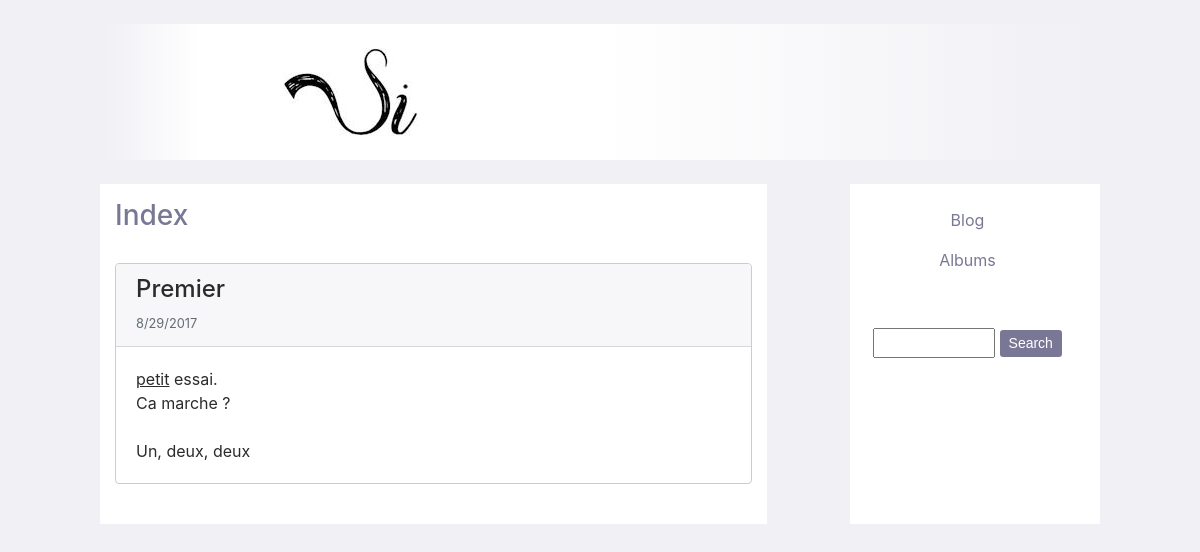
Before: / with the older database file.
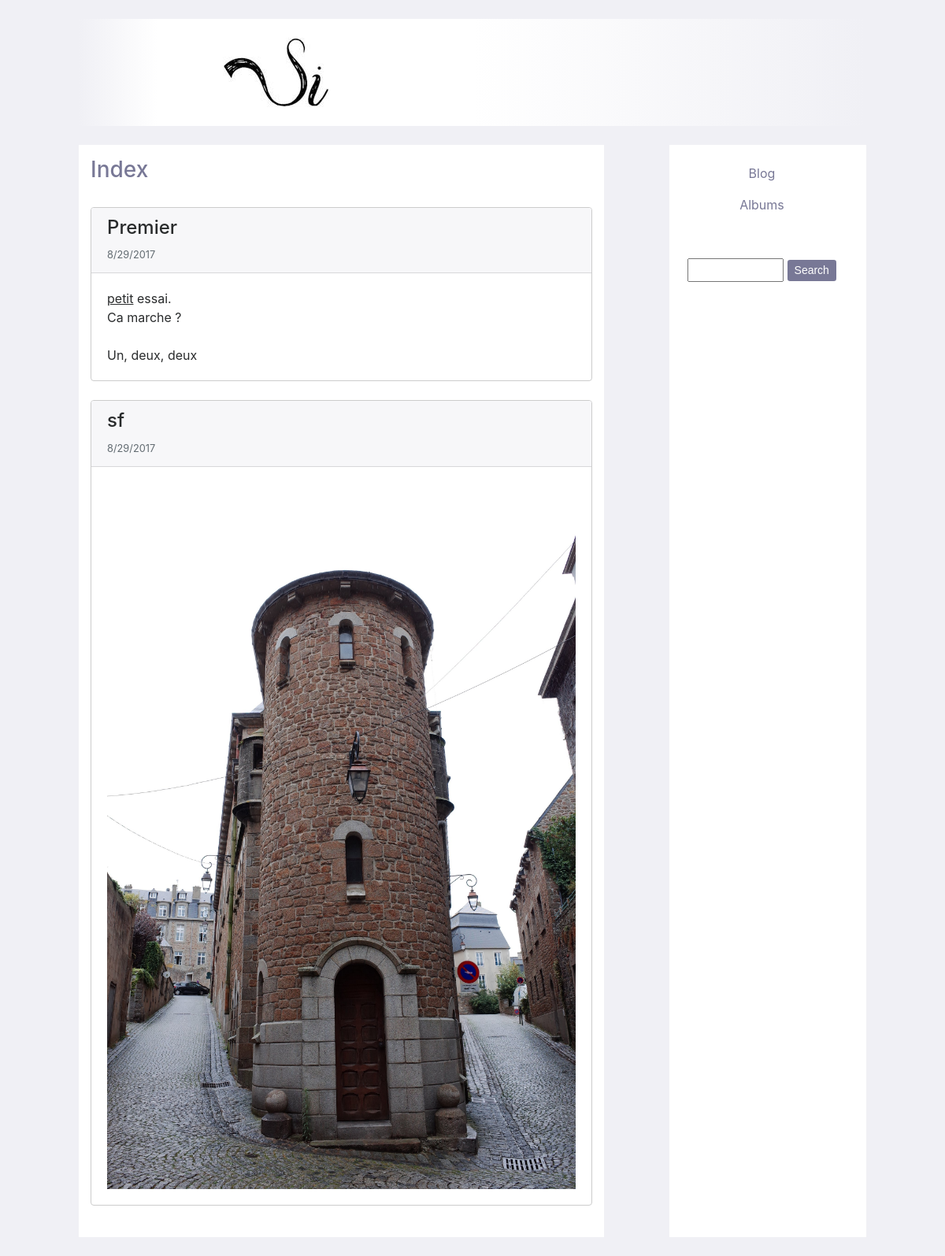
After: the same page with the newer database file.
### app/models.py (models this page shows)
class Post(db.Model):
    id=db.Column(db.Integer,primary_key=True)
    time=db.Column(db.DateTime)
    title=db.Column(db.String(48))
    body=db.Column(db.String(1024))
    comments=db.relationship('Comment',backref='post',lazy='dynamic')
    tags=db.relationship('Tag',
        secondary=tags,
        backref=db.backref('posts'),
        lazy='dynamic')
    def body_to_html(self):
        html=self.body
        html=re.sub(r'\n',r'<br>',html)
        pattern=re.compile(r'\*img\*(.*?)\*img\*')
        html=pattern.sub(r'<img class="img-fluid" src="static/upload/\1" alt="\1">',html)
        pattern=re.compile(r'\*b\*(.*?)\*b\*')
        html=pattern.sub(r'<strong>\1</strong>',html)
        pattern=re.compile(r'\*i\*(.*?)\*i\*')
        html=pattern.sub(r'<em>\1</em>',html)
        pattern=re.compile(r'\*u\*(.*?)\*u\*')
        html=pattern.sub(r'<u>\1</u>',html)
        return html

### app/views.py (the view, shortened to what this page needs)
@app.route('/',methods=['GET','POST'])
def index():
    posts=Post.query.all()
    posts.sort(key=operator.attrgetter('time'))
    tags=Tag.query.all()
    return render_template('index.html',posts=posts,tags=tags)

### app/views.py (called while the page is built)
@app.context_processor
def utility_processor():
    def test():
        return 'something something'
    return dict(test=test)

### app/templates/index.html (shortened to what this page needs)
{% extends 'layout.html' %}
{% block content %}
<h3>Index</h3>
<br>
{% for post in posts %}
  <div class='card card-outline-secondary'>
    <div class='card-header'>
      <h4>{{ post.title }}</h4>
      <small class='card-subtitle text-muted'>{{ post.time.month }}/{{ post.time.day }}/{{ post.time.year }}</small>
      <br>
    </div>
    <div class='card-block'>
      <p class='card-text'>{{ post.body_to_html()|safe|truncate(200,False) }}</p>
    </div>
  </div>
  <br>
{% endfor %}
{% endblock %}

Changed rows visible on the page:
added Post: title "sf", time.month "8", time.day "29", time.year "2017", body_to_html (picture)
